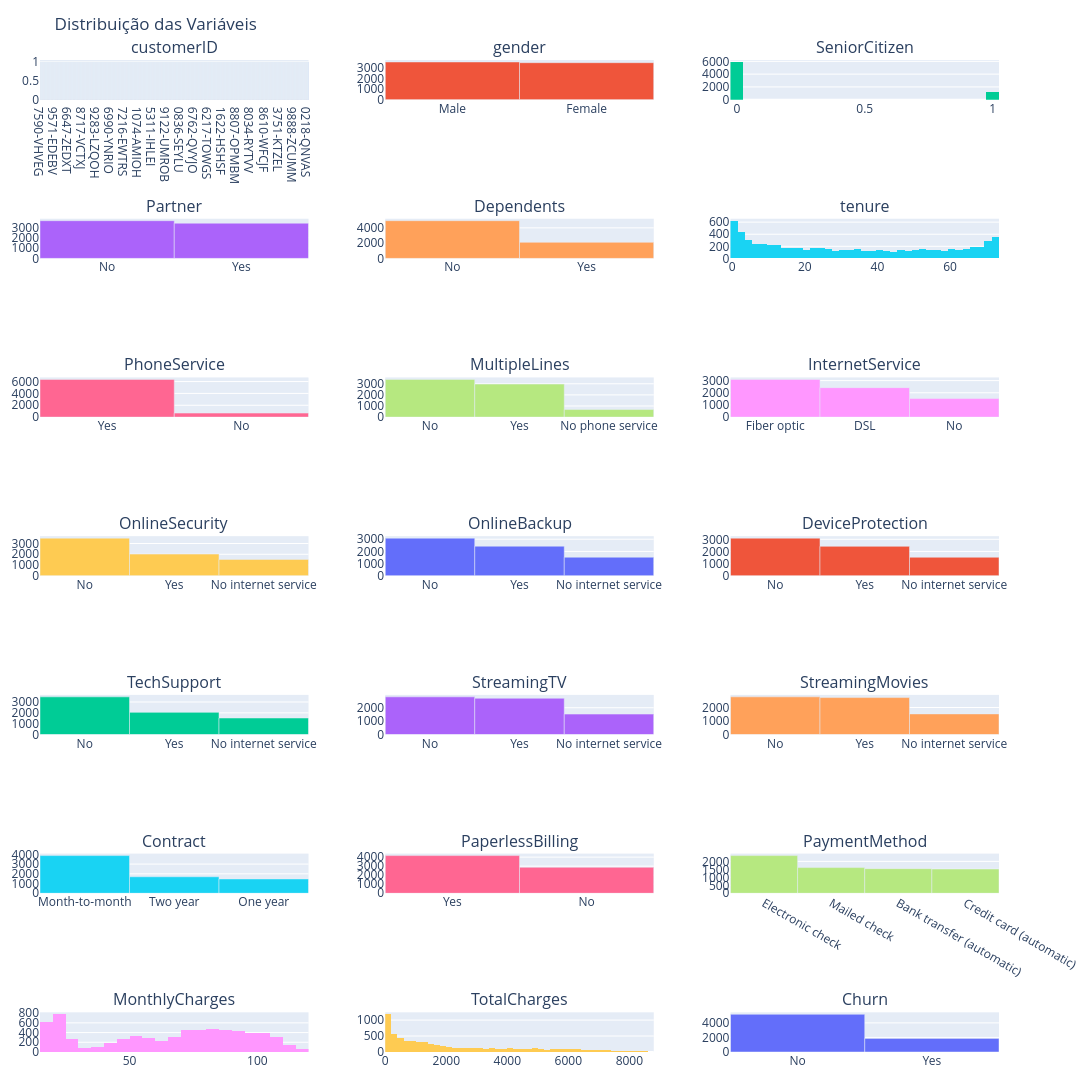

Source (notebook cell):
### Markdown cell above
## 3.3 Análise univariada das features

**Objetivo:** Identificar a frequência dos valores de todas as categorias de cada feature

### Code cell
cols = df.columns  # agora inclui tudo (numéricas + categóricas)
n = len(cols)

ncols = 3
nrows = int(np.ceil(n / ncols))

fig = make_subplots(
    rows=nrows,
    cols=ncols,
    subplot_titles=cols,
    horizontal_spacing=0.08,
    vertical_spacing=0.12
)

for i, col in enumerate(cols):
    
    row = i // ncols + 1
    col_pos = i % ncols + 1
    
    if df[col].dtype == 'object':
        counts = df[col].value_counts()
        fig.add_trace(
            go.Bar(x=counts.index, y=counts.values, name=col),
            row=row,
            col=col_pos
        )
    else:
        fig.add_trace(
            go.Histogram(x=df[col], nbinsx=50, name=col),
            row=row,
            col=col_pos
        )

fig.update_layout(
    height=2000,
    width=1100,
    title="Distribuição das Variáveis",
    showlegend=False,
    margin=dict(t=60, l=40, r=40, b=40)
)

fig.show()

### Figure 1 — Plotly figure (JSON) as saved in the notebook; plotly's stock layout.template omitted (floating-point values rounded to 4 significant figures; data arrays with more than 128 entries replaced by an {"elided": "..."} marker saying what was removed)
{"data": [{"name": "customerID", "type": "bar", "x": {"elided": "7043 str values"}, "xaxis": "x", "y": {"elided": "7043 int values"}, "yaxis": "y"}, {"name": "gender", "type": "bar", "x": ["Male", "Female"], "xaxis": "x2", "y": [3555, 3488], "yaxis": "y2"}, {"name": "SeniorCitizen", "nbinsx": 50, "type": "histogram", "x": {"elided": "7043 int values"}, "xaxis": "x3", "yaxis": "y3"}, {"name": "Partner", "type": "bar", "x": ["No", "Yes"], "xaxis": "x4", "y": [3641, 3402], "yaxis": "y4"}, {"name": "Dependents", "type": "bar", "x": ["No", "Yes"], "xaxis": "x5", "y": [4933, 2110], "yaxis": "y5"}, {"name": "tenure", "nbinsx": 50, "type": "histogram", "x": {"elided": "7043 int values"}, "xaxis": "x6", "yaxis": "y6"}, {"name": "PhoneService", "type": "bar", "x": ["Yes", "No"], "xaxis": "x7", "y": [6361, 682], "yaxis": "y7"}, {"name": "MultipleLines", "type": "bar", "x": ["No", "Yes", "No phone service"], "xaxis": "x8", "y": [3390, 2971, 682], "yaxis": "y8"}, {"name": "InternetService", "type": "bar", "x": ["Fiber optic", "DSL", "No"], "xaxis": "x9", "y": [3096, 2421, 1526], "yaxis": "y9"}, {"name": "OnlineSecurity", "type": "bar", "x": ["No", "Yes", "No internet service"], "xaxis": "x10", "y": [3498, 2019, 1526], "yaxis": "y10"}, {"name": "OnlineBackup", "type": "bar", "x": ["No", "Yes", "No internet service"], "xaxis": "x11", "y": [3088, 2429, 1526], "yaxis": "y11"}, {"name": "DeviceProtection", "type": "bar", "x": ["No", "Yes", "No internet service"], "xaxis": "x12", "y": [3095, 2422, 1526], "yaxis": "y12"}, {"name": "TechSupport", "type": "bar", "x": ["No", "Yes", "No internet service"], "xaxis": "x13", "y": [3473, 2044, 1526], "yaxis": "y13"}, {"name": "StreamingTV", "type": "bar", "x": ["No", "Yes", "No internet service"], "xaxis": "x14", "y": [2810, 2707, 1526], "yaxis": "y14"}, {"name": "StreamingMovies", "type": "bar", "x": ["No", "Yes", "No internet service"], "xaxis": "x15", "y": [2785, 2732, 1526], "yaxis": "y15"}, {"name": "Contract", "type": "bar", "x": ["Month-to-month", "Two year", "One year"], "xaxis": "x16", "y": [3875, 1695, 1473], "yaxis": "y16"}, {"name": "PaperlessBilling", "type": "bar", "x": ["Yes", "No"], "xaxis": "x17", "y": [4171, 2872], "yaxis": "y17"}, {"name": "PaymentMethod", "type": "bar", "x": ["Electronic check", "Mailed check", "Bank transfer (automatic)", "Credit card (automatic)"], "xaxis": "x18", "y": [2365, 1612, 1544, 1522], "yaxis": "y18"}, {"name": "MonthlyCharges", "nbinsx": 50, "type": "histogram", "x": {"elided": "7043 float values"}, "xaxis": "x19", "yaxis": "y19"}, {"name": "TotalCharges", "nbinsx": 50, "type": "histogram", "x": {"elided": "7043 float values"}, "xaxis": "x20", "yaxis": "y20"}, {"name": "Churn", "type": "bar", "x": ["No", "Yes"], "xaxis": "x21", "y": [5174, 1869], "yaxis": "y21"}], "layout": {"annotations": [{"font": {"size": 16}, "showarrow": false, "text": "customerID", "x": 0.14, "xanchor": "center", "xref": "paper", "y": 1, "yanchor": "bottom", "yref": "paper"}, {"font": {"size": 16}, "showarrow": false, "text": "gender", "x": 0.5, "xanchor": "center", "xref": "paper", "y": 1, "yanchor": "bottom", "yref": "paper"}, {"font": {"size": 16}, "showarrow": false, "text": "SeniorCitizen", "x": 0.86, "xanchor": "center", "xref": "paper", "y": 1, "yanchor": "bottom", "yref": "paper"}, {"font": {"size": 16}, "showarrow": false, "text": "Partner", "x": 0.14, "xanchor": "center", "xref": "paper", "y": 0.84, "yanchor": "bottom", "yref": "paper"}, {"font": {"size": 16}, "showarrow": false, "text": "Dependents", "x": 0.5, "xanchor": "center", "xref": "paper", "y": 0.84, "yanchor": "bottom", "yref": "paper"}, {"font": {"size": 16}, "showarrow": false, "text": "tenure", "x": 0.86, "xanchor": "center", "xref": "paper", "y": 0.84, "yanchor": "bottom", "yref": "paper"}, {"font": {"size": 16}, "showarrow": false, "text": "PhoneService", "x": 0.14, "xanchor": "center", "xref": "paper", "y": 0.68, "yanchor": "bottom", "yref": "paper"}, {"font": {"size": 16}, "showarrow": false, "text": "MultipleLines", "x": 0.5, "xanchor": "center", "xref": "paper", "y": 0.68, "yanchor": "bottom", "yref": "paper"}, {"font": {"size": 16}, "showarrow": false, "text": "InternetService", "x": 0.86, "xanchor": "center", "xref": "paper", "y": 0.68, "yanchor": "bottom", "yref": "paper"}, {"font": {"size": 16}, "showarrow": false, "text": "OnlineSecurity", "x": 0.14, "xanchor": "center", "xref": "paper", "y": 0.52, "yanchor": "bottom", "yref": "paper"}, {"font": {"size": 16}, "showarrow": false, "text": "OnlineBackup", "x": 0.5, "xanchor": "center", "xref": "paper", "y": 0.52, "yanchor": "bottom", "yref": "paper"}, {"font": {"size": 16}, "showarrow": false, "text": "DeviceProtection", "x": 0.86, "xanchor": "center", "xref": "paper", "y": 0.52, "yanchor": "bottom", "yref": "paper"}, {"font": {"size": 16}, "showarrow": false, "text": "TechSupport", "x": 0.14, "xanchor": "center", "xref": "paper", "y": 0.36, "yanchor": "bottom", "yref": "paper"}, {"font": {"size": 16}, "showarrow": false, "text": "StreamingTV", "x": 0.5, "xanchor": "center", "xref": "paper", "y": 0.36, "yanchor": "bottom", "yref": "paper"}, {"font": {"size": 16}, "showarrow": false, "text": "StreamingMovies", "x": 0.86, "xanchor": "center", "xref": "paper", "y": 0.36, "yanchor": "bottom", "yref": "paper"}, {"font": {"size": 16}, "showarrow": false, "text": "Contract", "x": 0.14, "xanchor": "center", "xref": "paper", "y": 0.2, "yanchor": "bottom", "yref": "paper"}, {"font": {"size": 16}, "showarrow": false, "text": "PaperlessBilling", "x": 0.5, "xanchor": "center", "xref": "paper", "y": 0.2, "yanchor": "bottom", "yref": "paper"}, {"font": {"size": 16}, "showarrow": false, "text": "PaymentMethod", "x": 0.86, "xanchor": "center", "xref": "paper", "y": 0.2, "yanchor": "bottom", "yref": "paper"}, {"font": {"size": 16}, "showarrow": false, "text": "MonthlyCharges", "x": 0.14, "xanchor": "center", "xref": "paper", "y": 0.04, "yanchor": "bottom", "yref": "paper"}, {"font": {"size": 16}, "showarrow": false, "text": "TotalCharges", "x": 0.5, "xanchor": "center", "xref": "paper", "y": 0.04, "yanchor": "bottom", "yref": "paper"}, {"font": {"size": 16}, "showarrow": false, "text": "Churn", "x": 0.86, "xanchor": "center", "xref": "paper", "y": 0.04, "yanchor": "bottom", "yref": "paper"}], "height": 2000, "margin": {"b": 40, "l": 40, "r": 40, "t": 60}, "showlegend": false, "title": {"text": "Distribuição das Variáveis"}, "width": 1100, "xaxis": {"anchor": "y", "domain": [0, 0.28]}, "xaxis10": {"anchor": "y10", "domain": [0, 0.28]}, "xaxis11": {"anchor": "y11", "domain": [0.36, 0.64]}, "xaxis12": {"anchor": "y12", "domain": [0.72, 1]}, "xaxis13": {"anchor": "y13", "domain": [0, 0.28]}, "xaxis14": {"anchor": "y14", "domain": [0.36, 0.64]}, "xaxis15": {"anchor": "y15", "domain": [0.72, 1]}, "xaxis16": {"anchor": "y16", "domain": [0, 0.28]}, "xaxis17": {"anchor": "y17", "domain": [0.36, 0.64]}, "xaxis18": {"anchor": "y18", "domain": [0.72, 1]}, "xaxis19": {"anchor": "y19", "domain": [0, 0.28]}, "xaxis2": {"anchor": "y2", "domain": [0.36, 0.64]}, "xaxis20": {"anchor": "y20", "domain": [0.36, 0.64]}, "xaxis21": {"anchor": "y21", "domain": [0.72, 1]}, "xaxis3": {"anchor": "y3", "domain": [0.72, 1]}, "xaxis4": {"anchor": "y4", "domain": [0, 0.28]}, "xaxis5": {"anchor": "y5", "domain": [0.36, 0.64]}, "xaxis6": {"anchor": "y6", "domain": [0.72, 1]}, "xaxis7": {"anchor": "y7", "domain": [0, 0.28]}, "xaxis8": {"anchor": "y8", "domain": [0.36, 0.64]}, "xaxis9": {"anchor": "y9", "domain": [0.72, 1]}, "yaxis": {"anchor": "x", "domain": [0.96, 1]}, "yaxis10": {"anchor": "x10", "domain": [0.48, 0.52]}, "yaxis11": {"anchor": "x11", "domain": [0.48, 0.52]}, "yaxis12": {"anchor": "x12", "domain": [0.48, 0.52]}, "yaxis13": {"anchor": "x13", "domain": [0.32, 0.36]}, "yaxis14": {"anchor": "x14", "domain": [0.32, 0.36]}, "yaxis15": {"anchor": "x15", "domain": [0.32, 0.36]}, "yaxis16": {"anchor": "x16", "domain": [0.16, 0.2]}, "yaxis17": {"anchor": "x17", "domain": [0.16, 0.2]}, "yaxis18": {"anchor": "x18", "domain": [0.16, 0.2]}, "yaxis19": {"anchor": "x19", "domain": [0, 0.04]}, "yaxis2": {"anchor": "x2", "domain": [0.96, 1]}, "yaxis20": {"anchor": "x20", "domain": [0, 0.04]}, "yaxis21": {"anchor": "x21", "domain": [0, 0.04]}, "yaxis3": {"anchor": "x3", "domain": [0.96, 1]}, "yaxis4": {"anchor": "x4", "domain": [0.8, 0.84]}, "yaxis5": {"anchor": "x5", "domain": [0.8, 0.84]}, "yaxis6": {"anchor": "x6", "domain": [0.8, 0.84]}, "yaxis7": {"anchor": "x7", "domain": [0.64, 0.68]}, "yaxis8": {"anchor": "x8", "domain": [0.64, 0.68]}, "yaxis9": {"anchor": "x9", "domain": [0.64, 0.68]}}}
